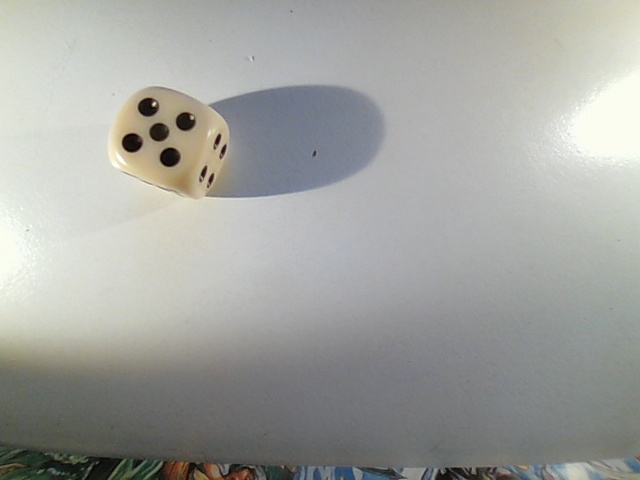
#> input picture machine_vision/data/images/background.jpg, 640 x 480 px
$ jupyter execute --allow-errors mv_example.ipynb
#> lines starting #> are read from the running program, lines starting #| are printed output that depends on the picture; after the words box and inside, x2 and y2 are one past the last pixel; in counts of white or black regions, pixels touching at a corner belong together
# Machine vision - dice roll evaluation

[cell 1]
import numpy as np
import cv2
import os
import matplotlib.pyplot as plt

[cell 2]
FILE_NAME = os.path.join('data', 'images', '6', '241b9816-86c9-4c47-9864-20245e5b9ae8.jpg')
BACKGROUND_NAME = os.path.join('data', 'images', 'background.jpg')

image = cv2.imread(FILE_NAME)
image_background = cv2.imread(BACKGROUND_NAME)
#> image_background is the input picture: shape (480, 640, 3); mean B, G, R 159.3, 163.4, 162.2

plt.figure(figsize=(10,5))
plt.subplot(1,2,1)
plt.imshow(image_background)
plt.title("Background")
plt.subplot(1,2,2)
#> (the rest of this cell did not finish here and is left out)

### Grayscale conversion

#> (a cell that did not finish here is left out)

### Background removal

#> (a cell that did not finish here is left out)

### Threshold

#> (a cell that did not finish here is left out)

### Erosion and dilatation (morphological operations)

[cell 6]
kernel = np.ones((3,3), np.uint8)
#> (the rest of this cell did not finish here and is left out)

### Contours

#> (a cell that did not finish here is left out)

Number of countours found:

#> (a cell that did not finish here is left out)

### Template matching

#> (a cell that did not finish here is left out)

## Complete solution

[cell 10]
def detect_points(filename, backgroundname):
    # load images
    image = cv2.imread(filename)
    image_background = cv2.imread(backgroundname)
    # convert to gray
    image_gray = cv2.cvtColor(image, cv2.COLOR_BGR2GRAY)
    background_gray =cv2.cvtColor(image_background, cv2.COLOR_BGR2GRAY)
    # remove background
    image_subtracted = cv2.subtract(background_gray, image_gray)
    # threshold
    ret, image_threshold = cv2.threshold(image_subtracted,
                                         100, 255, cv2.THRESH_BINARY)
    # find contours
    contours, hierarchy = cv2.findContours(image_threshold, cv2.RETR_TREE, cv2.CHAIN_APPROX_SIMPLE)
    target_contours = []
    for contour in contours:
        contour_area = cv2.contourArea(contour)
        if contour_area > 100:
                target_contours.append(contour)
    # return number of points
    return [len(target_contours), image_threshold]


FILE_NAME = os.path.join('data', 'images', '6', '241b9816-86c9-4c47-9864-20245e5b9ae8.jpg')
BACKGROUND_NAME = os.path.join('data', 'images', 'background.jpg')

#> (the rest of this cell did not finish here and is left out)

[cell 11]
import time

t0 = time.time()
filenames = []
for d,_, file_list in os.walk("data/images/"):
    for f in file_list:
        if f.endswith(".jpg") and not "background" in f and not "checkpoint" in f:
            filename = os.path.join(d, f)
            filenames.append(filename)

for filename in filenames:
    result, image = detect_points(filename, BACKGROUND_NAME)
#> call 2 of detect_points, with backgroundname = 'data/images/background.jpg'
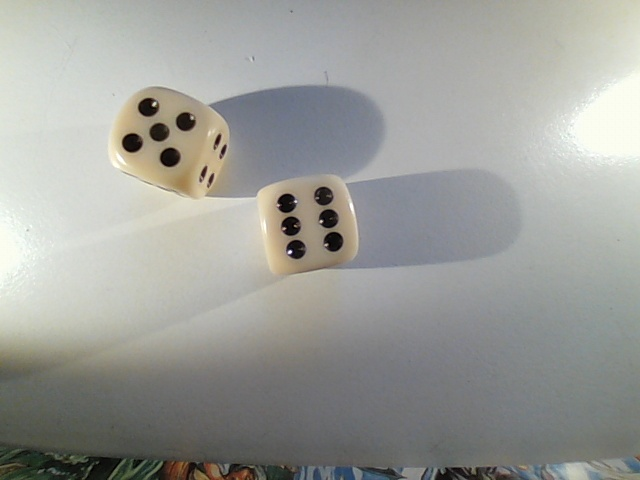
#> input picture machine_vision/data/images/6/5a0af0c1-9293-433d-9b63-e38df70b0a78.jpg, 640 x 480 px
#> in detect_points, image is the input picture: shape (480, 640, 3); mean B, G, R 153, 157.5, 156.4
#> in detect_points (call 2), `image_gray = cv2.cvtColor(image, cv2.COLOR_BGR2GRAY)`:
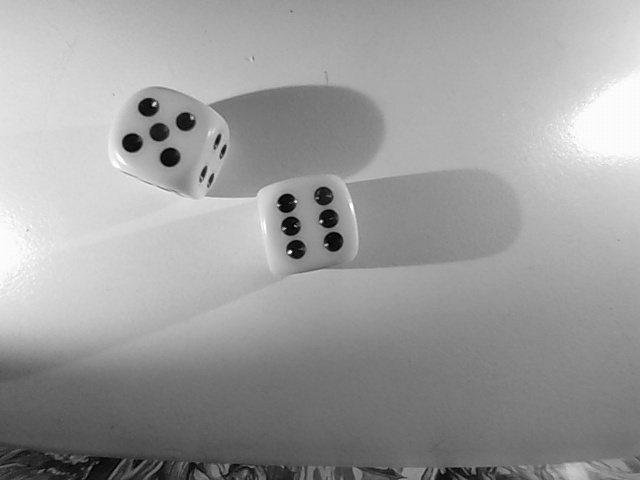
#> image_gray: shape (480, 640); min 0, max 254, mean 156.7
#> in detect_points (call 2), `background_gray =cv2.cvtColor(image_background, cv2.COLOR_BGR2GRAY)`:
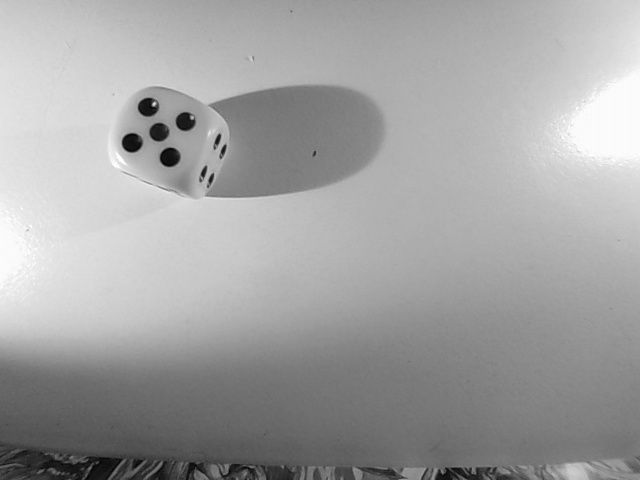
#> background_gray: shape (480, 640); min 1, max 254, mean 162.6
#> in detect_points (call 2), `image_subtracted = cv2.subtract(background_gray, image_gray)`:
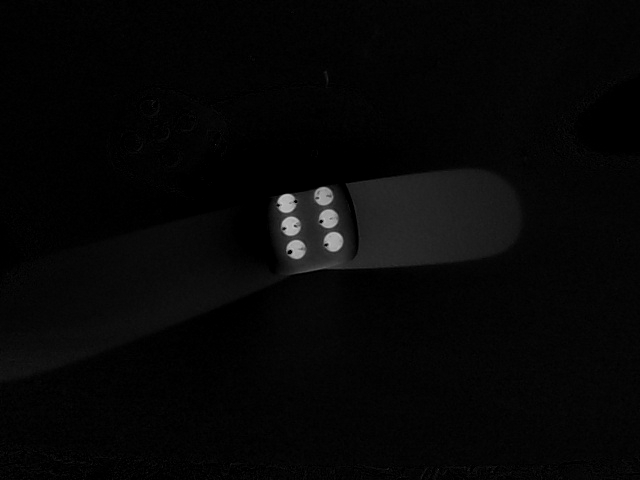
#> image_subtracted: shape (480, 640); min 0, max 192, mean 6.4
#> in detect_points (call 2), `ret, image_threshold = cv2.threshold(image_subtracted, 100, 255, cv2.T..`:
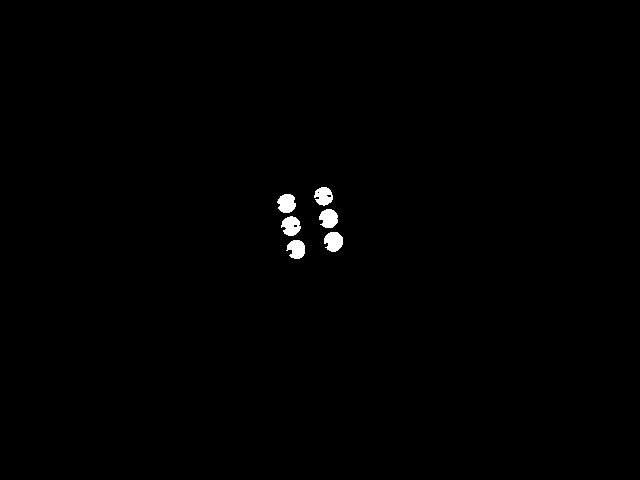
#> image_threshold: shape (480, 640); 0.54% white; 6 white regions
#> in detect_points (call 2), `contours, hierarchy = cv2.findContours(image_threshold, cv2.RETR_TREE,..`: contours = 9 contours, 3 with area under 20; largest, box (x1, y1, x2, y2) and area: (324, 232, 343, 252) 262, (281, 216, 301, 236) 256, (319, 209, 338, 228) 248, (277, 194, 296, 213) 248, (286, 240, 305, 259) 234, (314, 187, 333, 206) 234
#> the loop in detect_points (call 2), `for contour in contours:` made 9 passes
#> contour_area on passes 1, 2, 3, 5, 6, 7: 234.5, 262.5, 256.5, 248.5, 248.5, 234.5
#> after the loop in detect_points (call 2), `for contour in contours:`: target_contours = 6 contours; box (x1, y1, x2, y2) and area: (324, 232, 343, 252) 262, (281, 216, 301, 236) 256, (319, 209, 338, 228) 248, (277, 194, 296, 213) 248, (286, 240, 305, 259) 234, (314, 187, 333, 206) 234
#> result = 6
    correct = int(filename.split("/")[2][0])
    print(correct == result, filename,)
#| True data/images/6/5a0af0c1-9293-433d-9b63-e38df70b0a78.jpg

t1 = time.time()
print()
print("Estimated time:", t1 - t0)
print("Time per picture:", (t1 - t0) / len(filenames))
print("Possible FPS:", len(filenames) / (t1 - t0))
